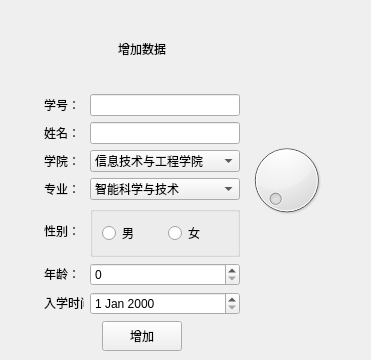
<?xml version="1.0" encoding="UTF-8"?>
<ui version="4.0">
 <class>zengjia</class>
 <widget class="QMainWindow" name="zengjia">
  <property name="geometry">
   <rect>
    <x>0</x>
    <y>0</y>
    <width>371</width>
    <height>360</height>
   </rect>
  </property>
  <property name="windowTitle">
   <string>MainWindow</string>
  </property>
  <widget class="QWidget" name="centralwidget">
   <layout class="QHBoxLayout" name="horizontalLayout_10">
    <item>
     <widget class="QLabel" name="label_9">
      <property name="text">
       <string/>
      </property>
     </widget>
    </item>
    <item>
     <spacer name="horizontalSpacer">
      <property name="orientation">
       <enum>Qt::Horizontal</enum>
      </property>
      <property name="sizeHint" stdset="0">
       <size>
        <width>40</width>
        <height>20</height>
       </size>
      </property>
     </spacer>
    </item>
    <item>
     <layout class="QVBoxLayout" name="verticalLayout">
      <item>
       <layout class="QHBoxLayout" name="horizontalLayout_9">
        <item>
         <widget class="QLabel" name="label_14">
          <property name="text">
           <string/>
          </property>
         </widget>
        </item>
        <item>
         <spacer name="horizontalSpacer_6">
          <property name="orientation">
           <enum>Qt::Horizontal</enum>
          </property>
          <property name="sizeHint" stdset="0">
           <size>
            <width>40</width>
            <height>20</height>
           </size>
          </property>
         </spacer>
        </item>
        <item>
         <widget class="QLabel" name="label_10">
          <property name="styleSheet">
           <string notr="true">font: 75 15pt &quot;Waree&quot;;</string>
          </property>
          <property name="text">
           <string>增加数据</string>
          </property>
         </widget>
        </item>
        <item>
         <spacer name="horizontalSpacer_5">
          <property name="orientation">
           <enum>Qt::Horizontal</enum>
          </property>
          <property name="sizeHint" stdset="0">
           <size>
            <width>40</width>
            <height>20</height>
           </size>
          </property>
         </spacer>
        </item>
        <item>
         <widget class="QLabel" name="label_13">
          <property name="text">
           <string/>
          </property>
         </widget>
        </item>
       </layout>
      </item>
      <item>
       <layout class="QGridLayout" name="gridLayout">
        <item row="0" column="0">
         <layout class="QHBoxLayout" name="horizontalLayout">
          <item>
           <widget class="QLabel" name="label">
            <property name="minimumSize">
             <size>
              <width>40</width>
              <height>20</height>
             </size>
            </property>
            <property name="maximumSize">
             <size>
              <width>40</width>
              <height>20</height>
             </size>
            </property>
            <property name="text">
             <string>学号：</string>
            </property>
           </widget>
          </item>
          <item>
           <widget class="QLineEdit" name="lineEdit"/>
          </item>
         </layout>
        </item>
        <item row="1" column="0">
         <layout class="QHBoxLayout" name="horizontalLayout_2">
          <item>
           <widget class="QLabel" name="label_2">
            <property name="minimumSize">
             <size>
              <width>40</width>
              <height>20</height>
             </size>
            </property>
            <property name="maximumSize">
             <size>
              <width>40</width>
              <height>20</height>
             </size>
            </property>
            <property name="text">
             <string>姓名：</string>
            </property>
           </widget>
          </item>
          <item>
           <widget class="QLineEdit" name="lineEdit_2"/>
          </item>
         </layout>
        </item>
        <item row="2" column="0">
         <layout class="QHBoxLayout" name="horizontalLayout_3">
          <item>
           <widget class="QLabel" name="label_3">
            <property name="minimumSize">
             <size>
              <width>40</width>
              <height>20</height>
             </size>
            </property>
            <property name="maximumSize">
             <size>
              <width>40</width>
              <height>20</height>
             </size>
            </property>
            <property name="text">
             <string>学院：</string>
            </property>
           </widget>
          </item>
          <item>
           <widget class="QComboBox" name="comboBox">
            <item>
             <property name="text">
              <string>信息技术与工程学院</string>
             </property>
            </item>
            <item>
             <property name="text">
              <string>华为ICT学院</string>
             </property>
            </item>
            <item>
             <property name="text">
              <string>法学院</string>
             </property>
            </item>
            <item>
             <property name="text">
              <string>管理学院</string>
             </property>
            </item>
            <item>
             <property name="text">
              <string>外国语学院</string>
             </property>
            </item>
            <item>
             <property name="text">
              <string>会计学院</string>
             </property>
            </item>
            <item>
             <property name="text">
              <string>国际学院</string>
             </property>
            </item>
            <item>
             <property name="text">
              <string>经济学院</string>
             </property>
            </item>
            <item>
             <property name="text">
              <string>艺术设计学院</string>
             </property>
            </item>
           </widget>
          </item>
         </layout>
        </item>
        <item row="3" column="0">
         <layout class="QHBoxLayout" name="horizontalLayout_4">
          <item>
           <widget class="QLabel" name="label_4">
            <property name="minimumSize">
             <size>
              <width>40</width>
              <height>20</height>
             </size>
            </property>
            <property name="maximumSize">
             <size>
              <width>40</width>
              <height>20</height>
             </size>
            </property>
            <property name="text">
             <string>专业：</string>
            </property>
           </widget>
          </item>
          <item>
           <widget class="QComboBox" name="comboBox_2">
            <item>
             <property name="text">
              <string>智能科学与技术</string>
             </property>
            </item>
            <item>
             <property name="text">
              <string>信息管理与信息系统</string>
             </property>
            </item>
            <item>
             <property name="text">
              <string>软件工程</string>
             </property>
            </item>
            <item>
             <property name="text">
              <string>计算机科学与技术</string>
             </property>
            </item>
            <item>
             <property name="text">
              <string>物联网工程</string>
             </property>
            </item>
            <item>
             <property name="text">
              <string>数据科学与大数据技术</string>
             </property>
            </item>
           </widget>
          </item>
         </layout>
        </item>
        <item row="4" column="0">
         <layout class="QHBoxLayout" name="horizontalLayout_5">
          <item>
           <widget class="QLabel" name="label_5">
            <property name="sizePolicy">
             <sizepolicy hsizetype="Preferred" vsizetype="Preferred">
              <horstretch>0</horstretch>
              <verstretch>0</verstretch>
             </sizepolicy>
            </property>
            <property name="minimumSize">
             <size>
              <width>40</width>
              <height>20</height>
             </size>
            </property>
            <property name="maximumSize">
             <size>
              <width>40</width>
              <height>20</height>
             </size>
            </property>
            <property name="text">
             <string>性别：</string>
            </property>
           </widget>
          </item>
          <item>
           <widget class="QGroupBox" name="groupBox">
            <property name="title">
             <string/>
            </property>
            <layout class="QHBoxLayout" name="horizontalLayout_11">
             <item>
              <widget class="QRadioButton" name="radioButton">
               <property name="text">
                <string>男</string>
               </property>
              </widget>
             </item>
             <item>
              <widget class="QRadioButton" name="radioButton_2">
               <property name="text">
                <string>女</string>
               </property>
              </widget>
             </item>
            </layout>
           </widget>
          </item>
         </layout>
        </item>
        <item row="5" column="0">
         <layout class="QHBoxLayout" name="horizontalLayout_6">
          <item>
           <widget class="QLabel" name="label_6">
            <property name="minimumSize">
             <size>
              <width>40</width>
              <height>20</height>
             </size>
            </property>
            <property name="maximumSize">
             <size>
              <width>40</width>
              <height>20</height>
             </size>
            </property>
            <property name="text">
             <string>年龄：</string>
            </property>
           </widget>
          </item>
          <item>
           <widget class="QSpinBox" name="spinBox"/>
          </item>
         </layout>
        </item>
        <item row="6" column="0">
         <layout class="QHBoxLayout" name="horizontalLayout_7">
          <item>
           <widget class="QLabel" name="label_7">
            <property name="minimumSize">
             <size>
              <width>40</width>
              <height>20</height>
             </size>
            </property>
            <property name="maximumSize">
             <size>
              <width>40</width>
              <height>20</height>
             </size>
            </property>
            <property name="text">
             <string>入学时间：</string>
            </property>
           </widget>
          </item>
          <item>
           <widget class="QDateEdit" name="dateEdit"/>
          </item>
         </layout>
        </item>
        <item row="7" column="0">
         <layout class="QHBoxLayout" name="horizontalLayout_8">
          <item>
           <widget class="QLabel" name="label_12">
            <property name="text">
             <string/>
            </property>
           </widget>
          </item>
          <item>
           <spacer name="horizontalSpacer_4">
            <property name="orientation">
             <enum>Qt::Horizontal</enum>
            </property>
            <property name="sizeHint" stdset="0">
             <size>
              <width>40</width>
              <height>20</height>
             </size>
            </property>
           </spacer>
          </item>
          <item>
           <widget class="QPushButton" name="pushButton">
            <property name="minimumSize">
             <size>
              <width>80</width>
              <height>30</height>
             </size>
            </property>
            <property name="maximumSize">
             <size>
              <width>80</width>
              <height>30</height>
             </size>
            </property>
            <property name="text">
             <string>增加</string>
            </property>
           </widget>
          </item>
          <item>
           <spacer name="horizontalSpacer_3">
            <property name="orientation">
             <enum>Qt::Horizontal</enum>
            </property>
            <property name="sizeHint" stdset="0">
             <size>
              <width>40</width>
              <height>20</height>
             </size>
            </property>
           </spacer>
          </item>
          <item>
           <widget class="QLabel" name="label_11">
            <property name="text">
             <string/>
            </property>
           </widget>
          </item>
         </layout>
        </item>
       </layout>
      </item>
     </layout>
    </item>
    <item>
     <widget class="QDial" name="dial"/>
    </item>
    <item>
     <spacer name="horizontalSpacer_2">
      <property name="orientation">
       <enum>Qt::Horizontal</enum>
      </property>
      <property name="sizeHint" stdset="0">
       <size>
        <width>40</width>
        <height>20</height>
       </size>
      </property>
     </spacer>
    </item>
    <item>
     <widget class="QLabel" name="label_8">
      <property name="text">
       <string/>
      </property>
     </widget>
    </item>
   </layout>
  </widget>
 </widget>
 <resources/>
 <connections>
  <connection>
   <sender>dial</sender>
   <signal>sliderMoved(int)</signal>
   <receiver>spinBox</receiver>
   <slot>setValue(int)</slot>
   <hints>
    <hint type="sourcelabel">
     <x>299</x>
     <y>190</y>
    </hint>
    <hint type="destinationlabel">
     <x>245</x>
     <y>254</y>
    </hint>
   </hints>
  </connection>
 </connections>
</ui>
